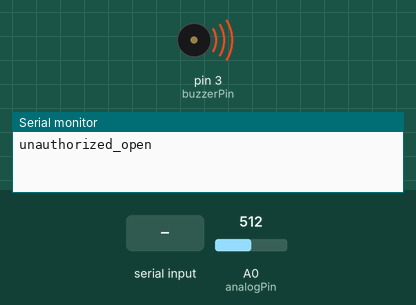
The sketch below on a simulated Arduino Uno, built with avr-gcc and run on an emulated ATmega328P. On the bench: buzzer (waves = sounding, pin HIGH), the last lines printed to the serial monitor. The test bench sets the inputs (shaded band); at power-on: A0 (analogPin) = 512.

Above: at 1.2 s.
1.3 s: "authorize\n" received over Serial
At 2.0 s:
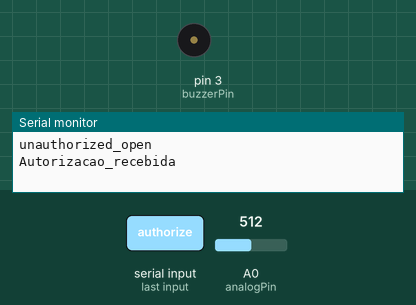
4.3 s: "arm_system\n" received over Serial
At 4.45 s:
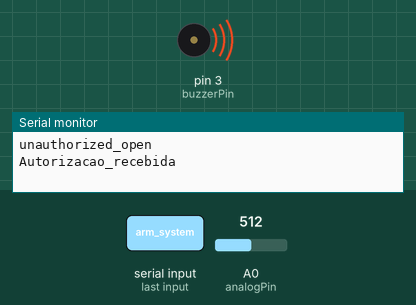
Timing chart, 0 to 7.3 s (numbered marks = the images above; inputs shaded):
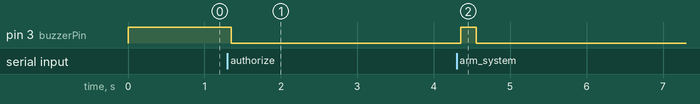

Measured:
- after the input at 1.3 s, pin 3 (buzzerPin): HIGH → LOW after 0.05 s
- after the input at 4.3 s, pin 3 (buzzerPin): LOW → HIGH after 0.06 s, → LOW 0.20 s later

The sketch:

arduino.ino
```cpp
int analogPin = A0;   // AO do TCRT5000
int buzzerPin = 3;    // pino digital do buzzer
int limite = 400;

unsigned long authorize_time = 0;
const long authorize_timeout = 30000;  // 30s autorizado
bool was_closed = true;

bool alarm_triggered = false;
bool alarm_muted = false;  // true = alarme silenciado, false = alarme pode tocar

bool system_armed = true;

void setup() {
  Serial.begin(9600);
  pinMode(buzzerPin, OUTPUT);
  digitalWrite(buzzerPin, LOW);
}

void loop() {
  int valor = analogRead(analogPin);
  bool is_open = (valor > limite);

  // --- COMANDOS SERIAL ---
  if (Serial.available() > 0) {
    String cmd = Serial.readStringUntil('\n');
    cmd.trim();

    if (cmd == "authorize") {
      authorize_time = millis();
      alarm_triggered = false;
      Serial.println("Autorizacao_recebida");

    } else if (cmd == "stop_alarm") {
      // Desativa completamente o alarme
      alarm_triggered = false;
      alarm_muted = true;  // Mantém o alarme silenciado
      digitalWrite(buzzerPin, LOW);
      Serial.println("Alarme_parado");

    } else if (cmd == "arm_system") {
      system_armed = true;
      // Não altera o estado do alarme existente
      digitalWrite(buzzerPin, HIGH);
      delay(200);
      digitalWrite(buzzerPin, LOW);
      Serial.println("Sistema_armado");

    } else if (cmd == "disarm_system") {
      // Desarma o sistema e para o alarme
      system_armed = false;
      alarm_triggered = false;
      alarm_muted = true;  // Mantém o alarme silenciado
      digitalWrite(buzzerPin, LOW);
      Serial.println("Sistema_desarmado");
    }
  }

  bool authorized = (authorize_time > 0) && (millis() - authorize_time < authorize_timeout);

  // --- DETECTA ABERTURA DA PORTA ---
  if (is_open && was_closed) {
    if (authorized) {
      Serial.println("authorized_open");
    } else if (system_armed) {
      Serial.println("unauthorized_open");
      alarm_triggered = true;
      alarm_muted = false;  // Permite que o alarme toque
    } else {
      Serial.println("open_but_system_off");
    }
  }

  // --- LÓGICA DO ALARME ---
  // O alarme toca apenas se estiver disparado E não estiver silenciado
  if (alarm_triggered && !alarm_muted) {
    digitalWrite(buzzerPin, HIGH);
  } else {
    digitalWrite(buzzerPin, LOW);
  }

  was_closed = !is_open;
  delay(150);
}
```
